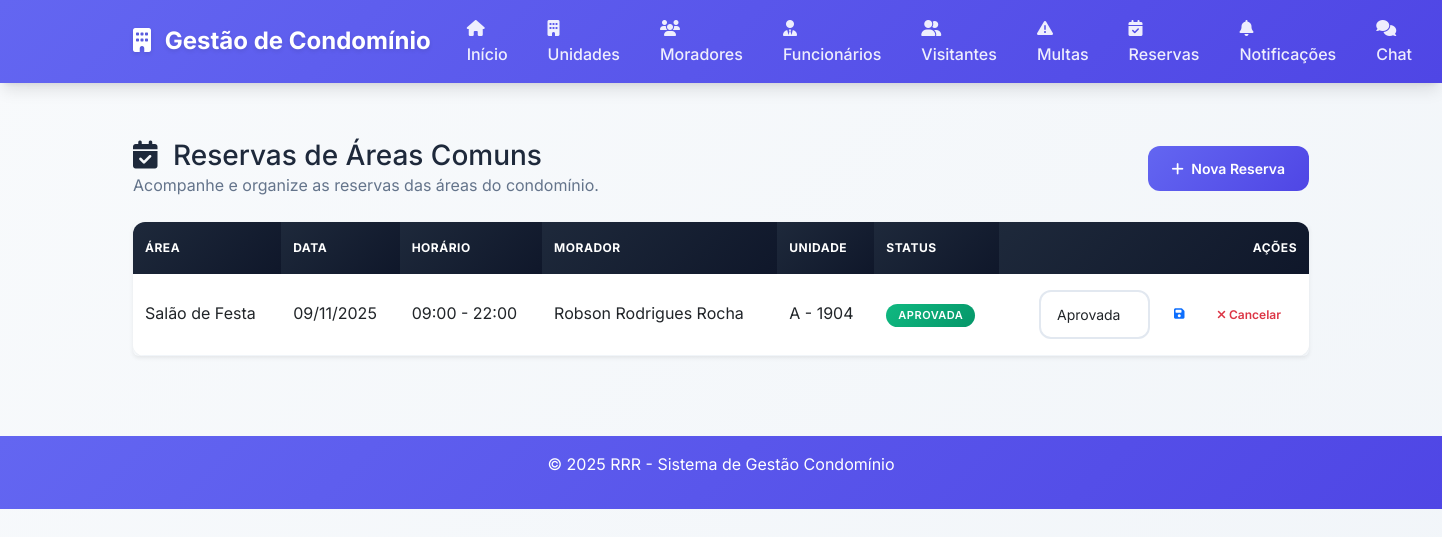
The page /reservas (signed in) on the database its author committed.
### app.py (models this page shows)
class Reserva(db.Model):
    id = db.Column(db.Integer, primary_key=True)
    morador_id = db.Column(db.Integer, db.ForeignKey('morador.id'), nullable=False)
    area = db.Column(db.String(100), nullable=False)
    data = db.Column(db.Date, nullable=False)
    horario_inicio = db.Column(db.Time, nullable=False)
    horario_fim = db.Column(db.Time, nullable=False)
    status = db.Column(db.String(20), default='Pendente')
    observacoes = db.Column(db.Text, nullable=True)
    criado_em = db.Column(db.DateTime, default=datetime.utcnow)

class Morador(db.Model):
    id = db.Column(db.Integer, primary_key=True)
    nome = db.Column(db.String(100), nullable=False)
    cpf = db.Column(db.String(14), nullable=False, unique=True)
    telefone = db.Column(db.String(15), nullable=False)
    email = db.Column(db.String(100), nullable=False)
    tipo = db.Column(db.String(20), nullable=False)
    unidade_id = db.Column(db.Integer, db.ForeignKey('unidade.id'), nullable=False)
    data_cadastro = db.Column(db.DateTime, default=datetime.utcnow)
    reservas = db.relationship('Reserva', backref='morador', lazy=True)
    notificacoes = db.relationship('Notificacao', backref='morador', lazy=True)

class Unidade(db.Model):
    id = db.Column(db.Integer, primary_key=True)
    numero = db.Column(db.String(10), nullable=False, unique=True)
    bloco = db.Column(db.String(10), nullable=False)
    tipo = db.Column(db.String(20), nullable=False)
    vagas_garagem = db.Column(db.Integer, default=0)
    data_cadastro = db.Column(db.DateTime, default=datetime.utcnow)
    moradores = db.relationship('Morador', backref='unidade', lazy=True)

### app.py (the view)
@app.route('/reservas')
@login_required
def listar_reservas():
    usuario = Usuario.query.get(session['user_id'])
    if usuario.tipo == 'Admin':
        reservas = Reserva.query.order_by(Reserva.data.desc(), Reserva.horario_inicio).all()
    else:
        reservas = Reserva.query.filter_by(morador_id=usuario.morador_id).order_by(Reserva.data.desc(), Reserva.horario_inicio).all()
    return render_template('reservas.html', reservas=reservas, usuario=usuario)

### app.py (called while the page is built)
def login_required(f):
    from functools import wraps
    @wraps(f)
    def decorated_function(*args, **kwargs):
        if 'user_id' not in session:
            return redirect(url_for('login'))
        return f(*args, **kwargs)
    return decorated_function

@app.context_processor
def inject_badges():
    if 'user_id' not in session:
        return {'notificacoes_nao_lidas': 0, 'chat_nao_lidas': 0}
    usuario = Usuario.query.get(session['user_id'])
    if not usuario:
        return {'notificacoes_nao_lidas': 0, 'chat_nao_lidas': 0}
    notificacoes_query = Notificacao.query
    if usuario.tipo != 'Admin':
        notificacoes_query = notificacoes_query.filter(
            or_(Notificacao.morador_id == None, Notificacao.morador_id == usuario.morador_id)
        )
    notificacoes_nao_lidas = notificacoes_query.filter(
        ~Notificacao.leituras.any(NotificacaoLeitura.usuario_id == usuario.id)
    ).count()
    chat_nao_lidas = ChatMensagem.query.filter_by(destinatario_id=usuario.id, lida_em=None).count()
    return {
        'notificacoes_nao_lidas': notificacoes_nao_lidas,
        'chat_nao_lidas': chat_nao_lidas
    }

### templates/reservas.html (shortened to what this page needs)
{% extends "base.html" %}
{% block content %}
<div class="d-flex justify-content-between align-items-center mb-4">
    <div>
        <h1 class="h3 mb-0">
            <i class="fas fa-calendar-check me-2"></i>
            Reservas de Áreas Comuns
        </h1>
        <p class="text-muted mb-0">Acompanhe e organize as reservas das áreas do condomínio.</p>
    </div>
    <a href="{{ url_for('cadastrar_reserva') }}" class="btn btn-primary">
        <i class="fas fa-plus me-1"></i>
        Nova Reserva
    </a>
</div>
{% if reservas %}
<div class="table-responsive shadow-sm rounded">
    <table class="table table-hover align-middle mb-0">
        <thead class="table-light">
            <tr>
                <th>Área</th>
                <th>Data</th>
                <th>Horário</th>
                {% if usuario.tipo == 'Admin' %}
                <th>Morador</th>
                <th>Unidade</th>
                {% endif %}
                <th>Status</th>
                <th class="text-end">Ações</th>
            </tr>
        </thead>
        <tbody>
            {% for reserva in reservas %}
            <tr>
                <td>{{ reserva.area }}</td>
                <td>{{ reserva.data.strftime('%d/%m/%Y') }}</td>
                <td>{{ reserva.horario_inicio.strftime('%H:%M') }} - {{ reserva.horario_fim.strftime('%H:%M') }}</td>
                {% if usuario.tipo == 'Admin' %}
                <td>{{ reserva.morador.nome }}</td>
                <td>{{ reserva.morador.unidade.bloco }} - {{ reserva.morador.unidade.numero }}</td>
                {% endif %}
                <td>
                    <span class="badge
                        {% if reserva.status == 'Aprovada' %} bg-success
                        {% elif reserva.status == 'Pendente' %} bg-warning text-dark
                        {% elif reserva.status == 'Cancelada' %} bg-secondary
                        {% else %} bg-danger {% endif %}">
                        {{ reserva.status }}
                    </span>
                </td>
                <td class="text-end">
                    {% if usuario.tipo == 'Admin' %}
                    <form action="{{ url_for('atualizar_status_reserva', reserva_id=reserva.id) }}" method="post" class="d-inline-flex align-items-center gap-2">
                        <select name="status" class="form-select form-select-sm">
                            <option value="Aprovada" {% if reserva.status == 'Aprovada' %}selected{% endif %}>Aprovada</option>
                        </select>
                        <button type="submit" class="btn btn-sm btn-outline-primary">
                            <i class="fas fa-save"></i>
                        </button>
                    </form>
                    {% endif %}
                    {% if usuario.tipo == 'Admin' or reserva.status not in ['Cancelada', 'Rejeitada'] %}
                    <form action="{{ url_for('cancelar_reserva', reserva_id=reserva.id) }}" method="post" class="d-inline">
                        <button type="submit" class="btn btn-sm btn-outline-danger" {% if usuario.tipo != 'Admin' and reserva.status == 'Cancelada' %}disabled{% endif %}>
                            <i class="fas fa-times"></i> Cancelar
                        </button>
                    </form>
                    {% endif %}
                </td>
            </tr>
            {% endfor %}
        </tbody>
    </table>
</div>
{% else %}
<div class="text-center py-5 bg-light rounded">
    <i class="fas fa-calendar-times fa-3x text-muted mb-3"></i>
    <p class="lead mb-0">Nenhuma reserva cadastrada até o momento.</p>
</div>
{% endif %}
{% endblock %}

### static/css/style.css (style rules this page uses)
:root { --primary-color: #6366f1; --primary-dark: #4f46e5; --success-color: #10b981; --success-dark: #059669; --info-color: #06b6d4; --warning-color: #f59e0b; --danger-color: #ef4444; --danger-dark: #dc2626; --light-color: #f8fafc; --dark-color: #1e293b; --gray-50: #f8fafc; --gray-100: #f1f5f9; --gray-200: #e2e8f0; --gray-300: #cbd5e1; --gray-400: #94a3b8; --gray-500: #64748b; --gray-600: #475569; --gray-700: #334155; --gray-800: #1e293b; --gray-900: #0f172a; --shadow-sm: 0 1px 2px 0 rgb(0 0 0 / 0.05); --shadow-md: 0 4px 6px -1px rgb(0 0 0 / 0.1), 0 2px 4px -2px rgb(0 0 0 / 0.1); --shadow-lg: 0 10px 15px -3px rgb(0 0 0 / 0.1), 0 4px 6px -4px rgb(0 0 0 / 0.1); --shadow-xl: 0 20px 25px -5px rgb(0 0 0 / 0.1), 0 8px 10px -6px rgb(0 0 0 / 0.1); --border-radius: 12px; --border-radius-lg: 16px; }
* { box-sizing: border-box; }
body { font-family: 'Inter', -apple-system, BlinkMacSystemFont, 'Segoe UI', Roboto, sans-serif; background: linear-gradient(135deg, var(--gray-50) 0%, var(--gray-100) 100%); color: var(--gray-800); line-height: 1.6; min-height: 100vh; }
.form-control, .form-select { border: 2px solid var(--gray-200); border-radius: var(--border-radius); padding: 12px 16px; font-size: 14px; transition: all 0.3s ease; background: white; }
.btn { border-radius: var(--border-radius); font-weight: 600; padding: 12px 24px; font-size: 14px; transition: all 0.3s cubic-bezier(0.4, 0, 0.2, 1); border: none; position: relative; overflow: hidden; }
.btn::before { content: ''; position: absolute; top: 0; left: -100%; width: 100%; height: 100%; background: linear-gradient(90deg, transparent, rgba(255,255,255,0.2), transparent); transition: left 0.5s; }
.btn-primary { background: linear-gradient(135deg, var(--primary-color) 0%, var(--primary-dark) 100%); }
.table { border-radius: var(--border-radius); overflow: hidden; box-shadow: var(--shadow-sm); background: white; }
.table thead th { border: none; font-weight: 700; text-transform: uppercase; font-size: 12px; letter-spacing: 0.5px; background: linear-gradient(135deg, var(--gray-800) 0%, var(--gray-900) 100%); color: white; padding: 16px 12px; }
.table tbody tr { transition: all 0.3s ease; border-bottom: 1px solid var(--gray-100); }
.table tbody td { padding: 16px 12px; vertical-align: middle; }
.badge { font-size: 11px; font-weight: 600; padding: 6px 12px; border-radius: 20px; text-transform: uppercase; letter-spacing: 0.5px; }
.badge.bg-success { background: linear-gradient(135deg, var(--success-color) 0%, var(--success-dark) 100%) !important; }
.btn-sm { padding: 8px 16px; font-size: 12px; }
.text-muted { color: var(--gray-500) !important; }
h1, h2, h3, h4, h5, h6 { color: var(--gray-800); font-weight: 700; }

### rows shown on the page
Reserva: area "Salão de Festa", data "09/11/2025", horario_inicio "09:00", horario_fim "22:00", morador.nome "Robson Rodrigues Rocha", morador.unidade.bloco "A", morador.unidade.numero "1904", status "APROVADA", status "Aprovada"
